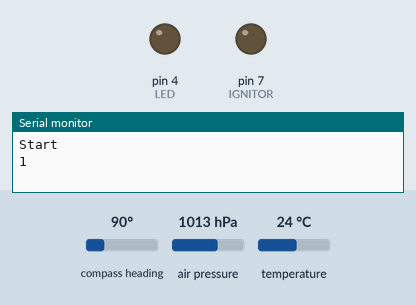
Bench run of a sketch on a simulated Arduino Uno, built with avr-gcc and run on an emulated ATmega328P. On the bench: output pins drawn as LEDs (lit = HIGH), the last lines printed to the serial monitor. Wiring (inferred from the names in the program): HMC5883L compass at I2C address 0x1E; 24Cxx EEPROM at I2C address 0x53; MPU-6050 motion sensor at I2C address 0x68; BMP180 pressure sensor at I2C address 0x77. The test bench sets the inputs (shaded band); at power-on: air pressure 1013 hPa, compass heading 90°, temperature 24 °C. Storage starts empty; EEPROM starts erased.

Above: at 0.01 s.
At 1.3 s:
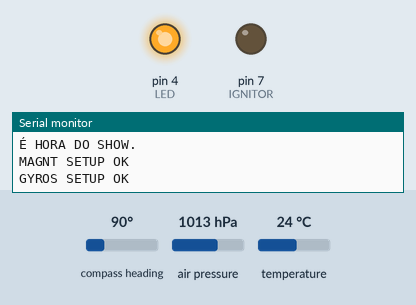
1.4 s: air pressure set to 1016 hPa
At 2.9 s:
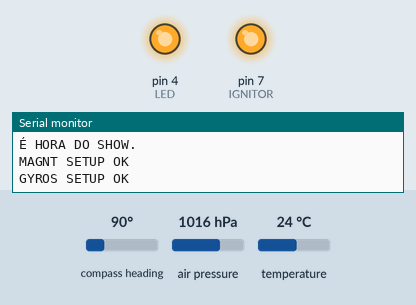
Timing chart, 0 to 4.4 s (numbered marks = the images above; inputs shaded):
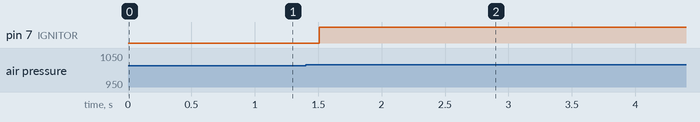

Measured:
- the behaviour switches between 1014 and 1015 hPa on air pressure (found by bisection; images 1 and 2)
- after the input at 1.4 s, pin 7 (IGNITOR): LOW → HIGH after 0.11 s

The sketch:

gy85.ino
```cpp
//altimetrotwks1.3

//ENDEREÇOS I2C
#define ACCEL 0x53
#define GYROS 0x68
#define MAGNT 0x1E

//REGMAP ACELEROMETRO
#define ACCXLO 0X32
#define ACCXHI 0x33
#define ACCYLO 0x34
#define ACCYHI 0x35
#define ACCZLO 0x36
#define ACCZHI 0x37

#define GYROS 0x68
#define GYR_R 0x1B

#include "Arduino.h"
#include "SFE_BMP180.h"
//#include "MPU6050.h"
#include "Wire.h"
#include "I2Cdev.h"
#include "SD.h"

#define SDFILE_PIN_CS  10
#define IGNITOR 7
#define LED 4
#define TIME 10000

double altura;
double alturamax;
double pressao;
double temperatura;
int i=0;
int flag=0;

int MAGx,GYRx,ACCx;
int MAGy,GYRy,ACCy;
int MAGz,GYRz,ACCz;

File sdFile;
SFE_BMP180 bmp180;
char filename[7]="00.TXT";  //nome do arquivo inicial

void setup()
{
  Serial.begin(9600);
  while (!Serial) ;
    Serial.println("Start");
    Serial.println("1");
    bmp180.begin();
    Serial.println("2");
    Wire.begin();
    Serial.println("3");
    pinMode(SDFILE_PIN_CS, OUTPUT);
    Serial.println("4");
    pinMode(IGNITOR, OUTPUT);
    Serial.println("5");
      pinMode(LED, OUTPUT);
    Serial.println("Foi!!! =D");
  if (!SD.begin())
  {
    Serial.println(F("KEBAB REMOVED"));
    while(1);
  }
  Serial.println(F("É HORA DO SHOW."));
  while(SD.exists(filename))
  {
    if(i<10)
    sprintf(filename,"0%d.TXT",i);
    else
    sprintf(filename,"%2d.TXT",i);
    i++;
  }
  sdFile = SD.open(filename, FILE_WRITE);
  digitalWrite(LED,HIGH);
    altura = bmp180.altitude();
    alturamax=altura;
    pressao = bmp180.getPressure();
    temperatura = bmp180.getTemperatureC();

  Wire.beginTransmission(ACCEL);

    Wire.write(0x2D); // modo medição
    Wire.write(8);
  Wire.endTransmission();

    Wire.beginTransmission(ACCEL);
    Wire.write(0x21); // desativa modo double tap
    Wire.write(0);
    Wire.endTransmission();
    Wire.beginTransmission(ACCEL);
    Wire.write(0x22); // idem
    Wire.write(0);
    Wire.endTransmission();
    Wire.beginTransmission(ACCEL);
    Wire.write(0x23); // idem
    Wire.write(0);
    Wire.endTransmission();
    Wire.beginTransmission(ACCEL);
    Wire.write(0x31); // resolução completa, escala +/- 16g
    Wire.write(0x0B);  // 0.004 g por LSB
    Wire.endTransmission();


  Wire.begin();

  Wire.beginTransmission(MAGNT); //start talking

  Wire.write(0x02); // Set the Register
  Wire.write(0x00); // Tell the HMC5883 to Continuously Measure

  int j = Wire.endTransmission();
    switch (j){
    case 0: Serial.println("MAGNT SETUP OK"); break;
    case 1: Serial.println("MAGNT SETUP TRANSMIT BUFF OVF"); break;
    case 2: Serial.println("MAGNT SETUP ADDRESS NACK"); break;
    case 3: Serial.println("MAGNT SETUP DATA NACK"); break;
    case 4: Serial.println("MAGNT SETUP BELGIUM"); break;
}

  Wire.beginTransmission(GYROS);
    Wire.write(0x16);
    Wire.write(0x1C);
  int i = Wire.endTransmission();
  switch (i){
    case 0: Serial.println("GYROS SETUP OK"); break;
    case 1: Serial.println("GYROS SETUP TRANSMIT BUFF OVF"); break;
    case 2: Serial.println("GYROS SETUP ADDRESS NACK"); break;
    case 3: Serial.println("GYROS SETUP DATA NACK"); break;
    case 4: Serial.println("GYROS SETUP BELGIUM"); break;
  }

}
void loop(){
   altura = bmp180.altitude();
    pressao = bmp180.getPressure();
    temperatura = bmp180.getTemperatureC();

        if(altura<(alturamax-10.0f) && !flag)
        {
            digitalWrite(IGNITOR,HIGH);//abre o paraquedas
            flag=1;
        sdFile.print(millis());
        sdFile.print(", ");
        sdFile.println("abriu");
        }

 	if(altura > alturamax){
      alturamax = altura;
    }
// ------------------ LER MAGNETOMETRO -----------------------------

  Wire.beginTransmission(MAGNT);
  Wire.write(0x03); //start with register 3.
  Wire.endTransmission();

  Wire.requestFrom(MAGNT, 6);

  if(6==Wire.available()){

    MAGx = Wire.read()<<8; //MSB  x
    MAGx |= Wire.read(); //LSB  x
    MAGy = Wire.read()<<8; //MSB  z
    MAGy |= Wire.read(); //LSB z
    MAGz = Wire.read()<<8; //MSB y
    MAGz |= Wire.read(); //LSB y
  }
//--------------------------------------------------

// ------------------ LER GYROS -----------------------------

  Wire.beginTransmission(GYROS);
  Wire.write(GYR_R); //start with register 3.
  Wire.endTransmission();

  Wire.requestFrom(GYROS, 8);

  if(Wire.available() == 8){

    int temp = Wire.read()<<8; //MSB  x
    temp |= Wire.read(); //LSB  x
    GYRx = Wire.read()<<8; //MSB  z
    GYRx |= Wire.read(); //LSB z
    GYRy = Wire.read()<<8; //MSB y
    GYRy |= Wire.read(); //LSB y
    GYRz = Wire.read()<<8; //MSB y
    GYRz |= Wire.read(); //LSB y

  }


//--------------------------------------------------

// ------------------ LER ACELEROMETRO -----------------------------


  Wire.beginTransmission(ACCEL);
  Wire.write(ACCXLO);
  Wire.write(ACCXHI);
  Wire.endTransmission();

  Wire.requestFrom(ACCEL, 2);
  if (Wire.available() <= 2){
    ACCx = Wire.read() ;
    ACCx |= Wire.read()<< 8;
  }

  // LER ACCEL EIXO Y

  Wire.beginTransmission(ACCEL);
  Wire.write(ACCYLO);
  Wire.write(ACCYHI);
  Wire.endTransmission();

  Wire.requestFrom(ACCEL, 2);
  if (Wire.available() <= 2){
    ACCy = Wire.read();
    ACCy |= Wire.read() << 8;
  }


  // LER ACCEL EIXO Z

  Wire.beginTransmission(ACCEL);
  Wire.write(ACCZLO);
  Wire.write(ACCZHI);
  Wire.endTransmission();

  Wire.requestFrom(ACCEL, 2);
  if (Wire.available() <= 2){
    ACCz = Wire.read();
    ACCz |= Wire.read()<<8;
  }

//--------------------------------------------------

  sdFile.print(millis());
  sdFile.print(", ");
  sdFile.print(altura);
  sdFile.print(", ");
  sdFile.print(pressao);
  sdFile.print(", ");
  sdFile.print(temperatura);
  sdFile.print(",");
  sdFile.print(ACCx);
  sdFile.print(",");
  sdFile.print(ACCy);
  sdFile.print(",");
  sdFile.print(ACCz);
  sdFile.print(",");
  sdFile.print(GYRx);
  sdFile.print(",");
  sdFile.print(GYRy);
  sdFile.print(",");
  sdFile.print(GYRz);
  sdFile.print(",");
  sdFile.print(MAGx);
  sdFile.print(",");
  sdFile.print(MAGy);
  sdFile.print(",");
  sdFile.print(MAGz);
  sdFile.println();
  sdFile.flush();
  /*
      if(millis()>TIME)
    {
       sdFile.close();
       digitalWrite(LED,LOW);
    }
    */
}
```

SFE_BMP180.cpp
```cpp
// (licence header left out)
#include "SFE_BMP180.h"
#include <Wire.h>
#include <stdio.h>
#include <math.h>


SFE_BMP180::SFE_BMP180()
// Base library type
{
}

/**
 * Initialize library for subsequent pressure measurements
 */
char SFE_BMP180::begin()

{
	double c3,c4,b1;

	// Start up the Arduino's "wire" (I2C) library:

	Wire.begin();

	// The BMP180 includes factory calibration data stored on the device.
	// Each device has different numbers, these must be retrieved and
	// used in the calculations when taking pressure measurements.

	// Retrieve calibration data from device:

	if (readInt(0xAA,AC1) &&
		readInt(0xAC,AC2) &&
		readInt(0xAE,AC3) &&
		readUInt(0xB0,AC4) &&
		readUInt(0xB2,AC5) &&
		readUInt(0xB4,AC6) &&
		readInt(0xB6,VB1) &&
		readInt(0xB8,VB2) &&
		readInt(0xBA,MB) &&
		readInt(0xBC,MC) &&
		readInt(0xBE,MD))
	{

		// All reads completed successfully!

		// If you need to check your math using known numbers,
		// you can uncomment one of these examples.
		// (The correct results are commented in the below functions.)

		// Example from Bosch datasheet
		// AC1 = 408; AC2 = -72; AC3 = -14383; AC4 = 32741; AC5 = 32757; AC6 = 23153;
		// B1 = 6190; B2 = 4; MB = -32768; MC = -8711; MD = 2868;

		// Example from http://wmrx00.sourceforge.net/Arduino/BMP180-Calcs.pdf
		// AC1 = 7911; AC2 = -934; AC3 = -14306; AC4 = 31567; AC5 = 25671; AC6 = 18974;
		// VB1 = 5498; VB2 = 46; MB = -32768; MC = -11075; MD = 2432;

		/*
		Serial.print("AC1: "); Serial.println(AC1);
		Serial.print("AC2: "); Serial.println(AC2);
		Serial.print("AC3: "); Serial.println(AC3);
		Serial.print("AC4: "); Serial.println(AC4);
		Serial.print("AC5: "); Serial.println(AC5);
		Serial.print("AC6: "); Serial.println(AC6);
		Serial.print("VB1: "); Serial.println(VB1);
		Serial.print("VB2: "); Serial.println(VB2);
		Serial.print("MB: "); Serial.println(MB);
		Serial.print("MC: "); Serial.println(MC);
		Serial.print("MD: "); Serial.println(MD);
		*/

		// Compute floating-point polynominals:

		c3 = 160.0 * pow(2,-15) * AC3;
		c4 = pow(10,-3) * pow(2,-15) * AC4;
		b1 = pow(160,2) * pow(2,-30) * VB1;
		c5 = (pow(2,-15) / 160) * AC5;
		c6 = AC6;
		mc = (pow(2,11) / pow(160,2)) * MC;
		md = MD / 160.0;
		x0 = AC1;
		x1 = 160.0 * pow(2,-13) * AC2;
		x2 = pow(160,2) * pow(2,-25) * VB2;
		y0 = c4 * pow(2,15);
		y1 = c4 * c3;
		y2 = c4 * b1;
		p0 = (3791.0 - 8.0) / 1600.0;
		p1 = 1.0 - 7357.0 * pow(2,-20);
		p2 = 3038.0 * 100.0 * pow(2,-36);

		/*
		Serial.println();
		Serial.print("c3: "); Serial.println(c3);
		Serial.print("c4: "); Serial.println(c4);
		Serial.print("c5: "); Serial.println(c5);
		Serial.print("c6: "); Serial.println(c6);
		Serial.print("b1: "); Serial.println(b1);
		Serial.print("mc: "); Serial.println(mc);
		Serial.print("md: "); Serial.println(md);
		Serial.print("x0: "); Serial.println(x0);
		Serial.print("x1: "); Serial.println(x1);
		Serial.print("x2: "); Serial.println(x2);
		Serial.print("y0: "); Serial.println(y0);
		Serial.print("y1: "); Serial.println(y1);
		Serial.print("y2: "); Serial.println(y2);
		Serial.print("p0: "); Serial.println(p0);
		Serial.print("p1: "); Serial.println(p1);
		Serial.print("p2: "); Serial.println(p2);
		*/

		// Success!
     baseline = getPressure();
    Serial.println(F("BMP180 init success"));
    Serial.print(F("baseline pressure: "));
    Serial.print(baseline);
    Serial.println(F(" mb"));
		return(1);
	}
	else
	{
    // Oops, something went wrong, this is usually a connection problem,
    Serial.println(F("BMP180 init fail (disconnected?)\n\n"));
    while(1); // Pause forever.
	}
}


char SFE_BMP180::readInt(char address, int16_t &value)
// Read a signed integer (two bytes) from device
// address: register to start reading (plus subsequent register)
// value: external variable to store data (function modifies value)
{
	unsigned char data[2];

	data[0] = address;
	if (readBytes(data,2))
	{
		value = (int16_t)((data[0]<<8)|data[1]);
		//if (*value & 0x8000) *value |= 0xFFFF0000; // sign extend if negative
		return(1);
	}
	value = 0;
	return(0);
}


char SFE_BMP180::readUInt(char address, uint16_t &value)
// Read an unsigned integer (two bytes) from device
// address: register to start reading (plus subsequent register)
// value: external variable to store data (function modifies value)
{
	unsigned char data[2];

	data[0] = address;
	if (readBytes(data,2))
	{
		value = (((uint16_t)data[0]<<8)|(uint16_t)data[1]);
		return(1);
	}
	value = 0;
	return(0);
}


char SFE_BMP180::readBytes(unsigned char *values, char length)
// Read an array of bytes from device
// values: external array to hold data. Put starting register in values[0].
// length: number of bytes to read
{
	char x;

	Wire.beginTransmission(BMP180_ADDR);
	Wire.write(values[0]);
	_error = Wire.endTransmission();
	if (_error == 0)
	{
		Wire.requestFrom(BMP180_ADDR,length);
		while(Wire.available() != length) ; // wait until bytes are ready
		for(x=0;x<length;x++)
		{
			values[x] = Wire.read();
		}
		return(1);
	}
	return(0);
}


char SFE_BMP180::writeBytes(unsigned char *values, char length)
// Write an array of bytes to device
// values: external array of data to write. Put starting register in values[0].
// length: number of bytes to write
{
	char x;

	Wire.beginTransmission(BMP180_ADDR);
	Wire.write(values,length);
	_error = Wire.endTransmission();
	if (_error == 0)
		return(1);
	else
		return(0);
}


char SFE_BMP180::startTemperature(void)
// Begin a temperature reading.
// Will return delay in ms to wait, or 0 if I2C error
{
	unsigned char data[2], result;

	data[0] = BMP180_REG_CONTROL;
	data[1] = BMP180_COMMAND_TEMPERATURE;
	result = writeBytes(data, 2);
	if (result) // good write?
		return(5); // return the delay in ms (rounded up) to wait before retrieving data
	else
		return(0); // or return 0 if there was a problem communicating with the BMP
}

double SFE_BMP180::getTemperatureC()
{
  delay(startTemperature());
  double T;
  getTemperature(T);
  return T;
}

double SFE_BMP180::getTemperatureF()
{
  return  getTemperatureC() * 1.8 + 32;
}


char SFE_BMP180::getTemperature(double &T)
// Retrieve a previously-started temperature reading.
// Requires begin() to be called once prior to retrieve calibration parameters.
// Requires startTemperature() to have been called prior and sufficient time elapsed.
// T: external variable to hold result.
// Returns 1 if successful, 0 if I2C error.
{

	unsigned char data[2];
	char result;
	double tu, a;

	data[0] = BMP180_REG_RESULT;

	result = readBytes(data, 2);
	if (result) // good read, calculate temperature
	{
		tu = (data[0] * 256.0) + data[1];

		//example from Bosch datasheet
		//tu = 27898;

		//example from http://wmrx00.sourceforge.net/Arduino/BMP085-Calcs.pdf
		//tu = 0x69EC;

		a = c5 * (tu - c6);
		T = a + (mc / (a + md));

		/*
		Serial.println();
		Serial.print("tu: "); Serial.println(tu);
		Serial.print("a: "); Serial.println(a);
		Serial.print("T: "); Serial.println(*T);
		*/
	}
	return(result);
}


char SFE_BMP180::startPressure(char oversampling)
// Begin a pressure reading.
// Oversampling: 0 to 3, higher numbers are slower, higher-res outputs.
// Will return delay in ms to wait, or 0 if I2C error.
{
	unsigned char data[2], result, delay;

	data[0] = BMP180_REG_CONTROL;

	switch (oversampling)
	{
		case 0:
			data[1] = BMP180_COMMAND_PRESSURE0;
			delay = 5;
		break;
		case 1:
			data[1] = BMP180_COMMAND_PRESSURE1;
			delay = 8;
		break;
		case 2:
			data[1] = BMP180_COMMAND_PRESSURE2;
			delay = 14;
		break;
		case 3:
			data[1] = BMP180_COMMAND_PRESSURE3;
			delay = 26;
		break;
		default:
			data[1] = BMP180_COMMAND_PRESSURE0;
			delay = 5;
		break;
	}
	result = writeBytes(data, 2);
	if (result) // good write?
		return(delay); // return the delay in ms (rounded up) to wait before retrieving data
	else
		return(0); // or return 0 if there was a problem communicating with the BMP
}


double SFE_BMP180::getPressure()
{
  char status;
  double T,P,p0,a;

  // You must first get a temperature measurement to perform a pressure reading.

  // Start a temperature measurement:
  // If request is successful, the number of ms to wait is returned.
  // If request is unsuccessful, 0 is returned.

  status = startTemperature();
  if (status != 0)
  {
    // Wait for the measurement to complete:

    delay(status);

    // Retrieve the completed temperature measurement:
    // Note that the measurement is stored in the variable T.
    // Use '&T' to provide the address of T to the function.
    // Function returns 1 if successful, 0 if failure.

    status = getTemperature(T);
    if (status != 0)
    {
      // Start a pressure measurement:
      // The parameter is the oversampling setting, from 0 to 3 (highest res, longest wait).
      // If request is successful, the number of ms to wait is returned.
      // If request is unsuccessful, 0 is returned.

      status = startPressure(3);
      if (status != 0)
      {
        // Wait for the measurement to complete:
        delay(status);

        // Retrieve the completed pressure measurement:
        // Note that the measurement is stored in the variable P.
        // Use '&P' to provide the address of P.
        // Note also that the function requires the previous temperature measurement (T).
        // (If temperature is stable, you can do one temperature measurement for a number of pressure measurements.)
        // Function returns 1 if successful, 0 if failure.

        status = getPressure(P,T);
        if (status != 0)
        {
          return(P);
        }
        else Serial.println(F("error retrieving pressure measurement\n"));
      }
      else Serial.println(F("error starting pressure measurement\n"));
    }
    else Serial.println(F("error retrieving temperature measurement\n"));
  }
  else Serial.println(F("error starting temperature measurement\n"));
}


char SFE_BMP180::getPressure(double &P, double &T)
// Retrieve a previously started pressure reading, calculate abolute pressure in mbars.
// Requires begin() to be called once prior to retrieve calibration parameters.
// Requires startPressure() to have been called prior and sufficient time elapsed.
// Requires recent temperature reading to accurately calculate pressure.

// P: external variable to hold pressure.
// T: previously-calculated temperature.
// Returns 1 for success, 0 for I2C error.

// Note that calculated pressure value is absolute mbars, to compensate for altitude call sealevel().
{
	unsigned char data[3];
	char result;
	double pu,s,x,y,z;

	data[0] = BMP180_REG_RESULT;

	result = readBytes(data, 3);
	if (result) // good read, calculate pressure
	{
		pu = (data[0] * 256.0) + data[1] + (data[2]/256.0);

		//example from Bosch datasheet
		//pu = 23843;

		//example from http://wmrx00.sourceforge.net/Arduino/BMP085-Calcs.pdf, pu = 0x982FC0;
		//pu = (0x98 * 256.0) + 0x2F + (0xC0/256.0);

		s = T - 25.0;
		x = (x2 * pow(s,2)) + (x1 * s) + x0;
		y = (y2 * pow(s,2)) + (y1 * s) + y0;
		z = (pu - x) / y;
		P = (p2 * pow(z,2)) + (p1 * z) + p0;

		/*
		Serial.println();
		Serial.print("pu: "); Serial.println(pu);
		Serial.print("T: "); Serial.println(*T);
		Serial.print("s: "); Serial.println(s);
		Serial.print("x: "); Serial.println(x);
		Serial.print("y: "); Serial.println(y);
		Serial.print("z: "); Serial.println(z);
		Serial.print("P: "); Serial.println(*P);
		*/
	}
	return(result);
}


double SFE_BMP180::sealevel(double P, double A)
// Given a pressure P (mb) taken at a specific altitude (meters),
// return the equivalent pressure (mb) at sea level.
// This produces pressure readings that can be used for weather measurements.
{
	return(P/pow(1-(A/44330.0),5.255));
}


double SFE_BMP180::altitude()//double P)//, double P0)
// Given a pressure measurement P (mb) and the pressure at a baseline P0 (mb),
// return altitude (meters) above baseline.
{

	return(44330.0*(1-pow(getPressure()/baseline,1/5.255))); // conversão da altitude para metros
}


char SFE_BMP180::getError(void)
	// If any library command fails, you can retrieve an extended
	// error code using this command. Errors are from the wire library:
	// 0 = Success
	// 1 = Data too long to fit in transmit buffer
	// 2 = Received NACK on transmit of address
	// 3 = Received NACK on transmit of data
	// 4 = Other error
{
	return(_error);
}
```

Source omitted: SFE_BMP180.h (4339 bytes)
